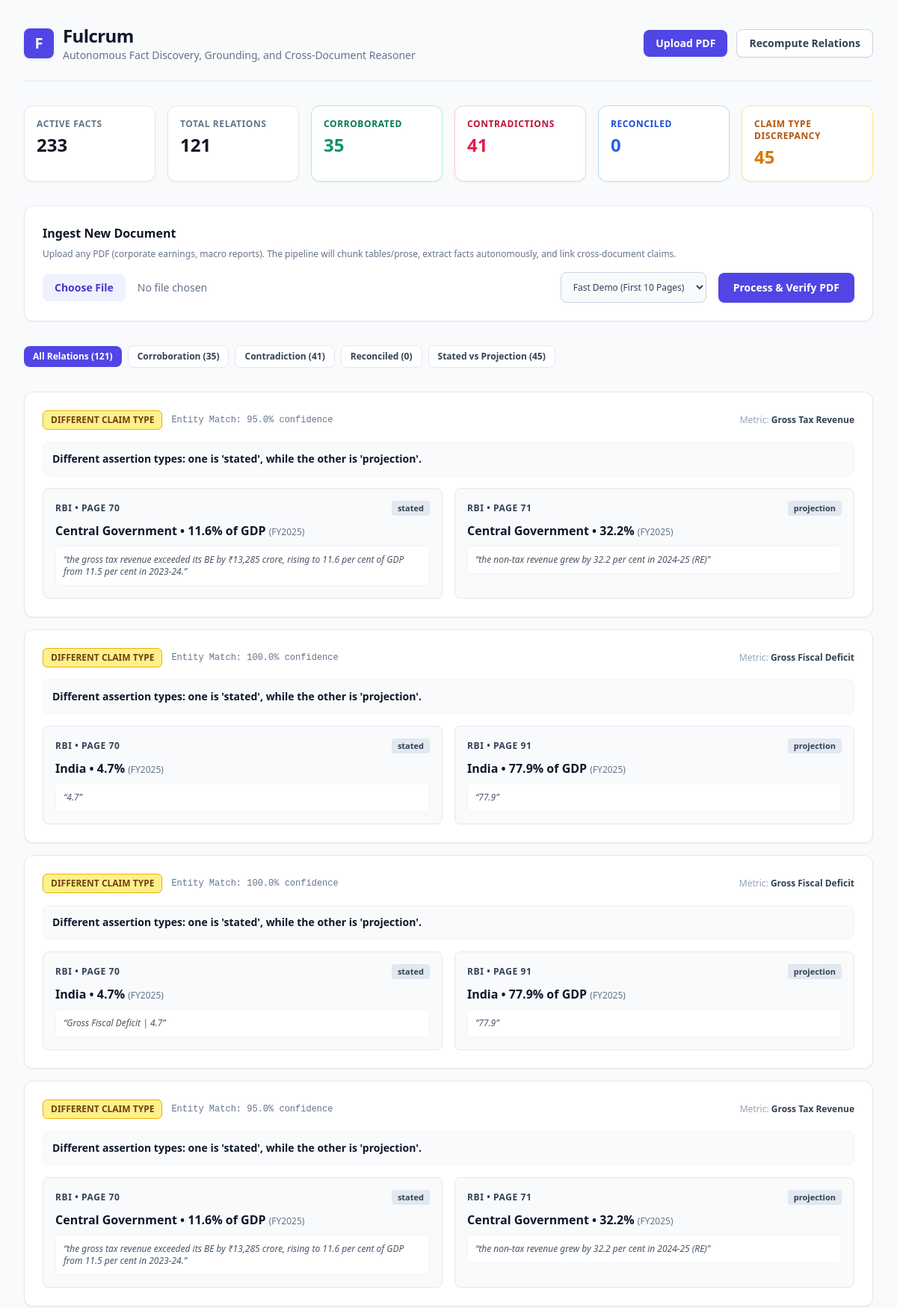
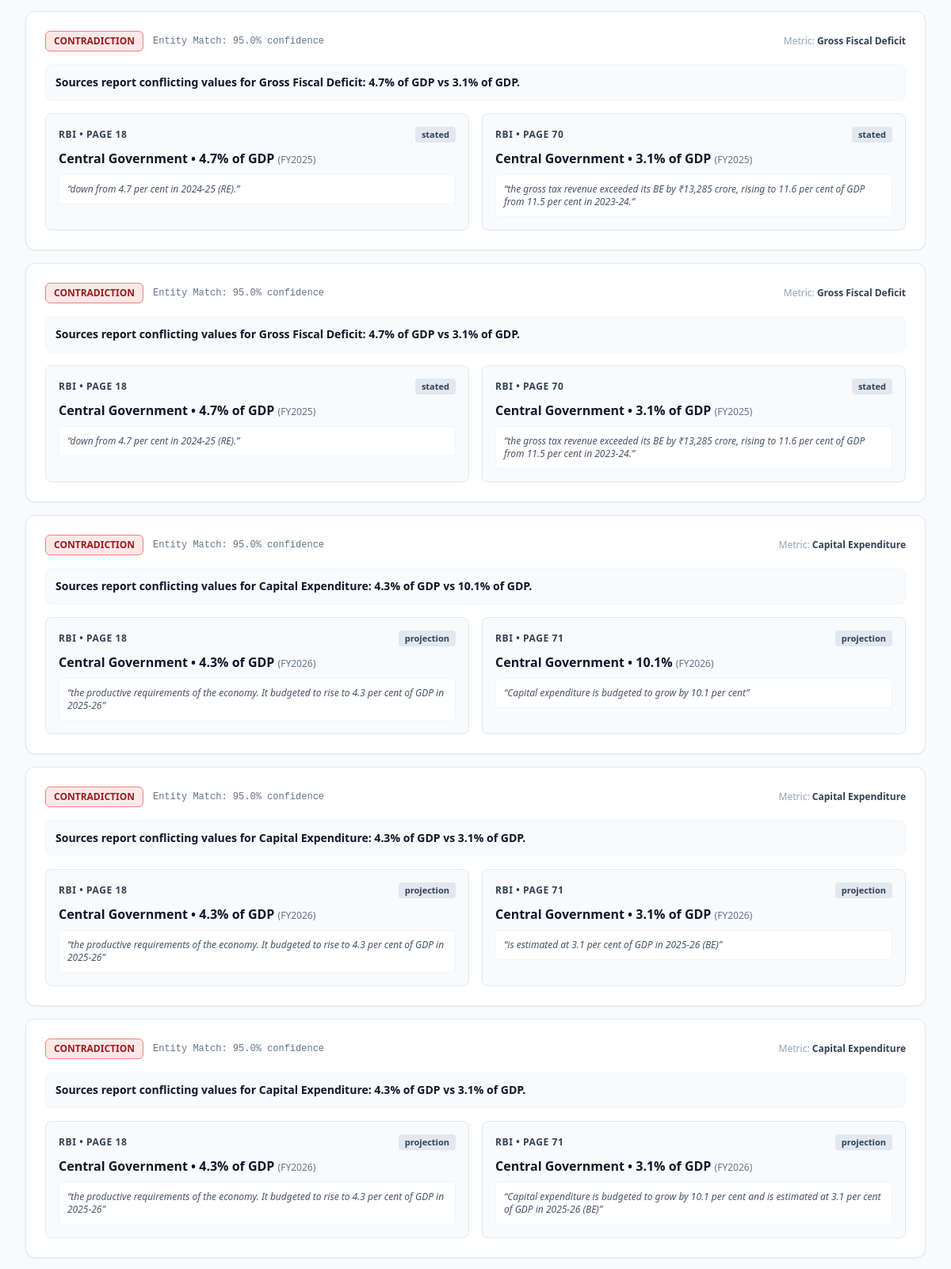
The page / (upper part) on the database its author committed (2 pictures, top to bottom).
### tables this page shows
CREATE TABLE relations (
        id TEXT PRIMARY KEY,
        fact_a_id TEXT NOT NULL,
        fact_b_id TEXT NOT NULL,
        relation_type TEXT NOT NULL,
        explanation TEXT NOT NULL,
        evidence_quote TEXT,
        entity_resolution_confidence REAL NOT NULL,
        created_at TIMESTAMP DEFAULT CURRENT_TIMESTAMP,
        FOREIGN KEY (fact_a_id) REFERENCES facts(id),
        FOREIGN KEY (fact_b_id) REFERENCES facts(id)
    );

CREATE TABLE facts (
        id TEXT PRIMARY KEY,
        extraction_run_id TEXT NOT NULL,
        is_active INTEGER NOT NULL DEFAULT 1,
        entity TEXT NOT NULL,
        attribute TEXT NOT NULL,
        value REAL,
        value_text TEXT,
        unit TEXT,
        period_raw TEXT NOT NULL,
        period_type TEXT NOT NULL,
        period_normalized TEXT,
        assertion_type TEXT NOT NULL,
        source_doc TEXT NOT NULL,
        source_page INTEGER NOT NULL,
        source_quote TEXT NOT NULL,
        chunk_id TEXT NOT NULL,
        extraction_confidence REAL NOT NULL,
        created_at TIMESTAMP DEFAULT CURRENT_TIMESTAMP
    );

### src/app.py (the view)
@app.get("/", response_class=HTMLResponse)
def dashboard(request: Request):
    facts = get_active_facts()
    facts_by_id = {f["id"]: f for f in facts}
    raw_relations = get_all_relations()
    hydrated_relations = []
    stats = {
        "total_facts": len(facts),
        "total_relations": len(raw_relations),
        "corroborations": 0,
        "contradictions": 0,
        "reconciled": 0,
        "different_claim_types": 0
    }
    for r in raw_relations:
        fa = facts_by_id.get(r["fact_a_id"])
        fb = facts_by_id.get(r["fact_b_id"])
        if not fa or not fb:
            continue
        rtype = r["relation_type"]
        if rtype == "corroboration":
            stats["corroborations"] += 1
        elif rtype == "contradiction":
            stats["contradictions"] += 1
        elif rtype in ["reconciled", "candidate_reconciliation"]:
            stats["reconciled"] += 1
        elif rtype == "different_claim_type":
            stats["different_claim_types"] += 1
        hydrated_relations.append({
            "id": r["id"],
            "relation_type": rtype,
            "explanation": r["explanation"],
            "evidence_quote": r.get("evidence_quote"),
            "entity_resolution_confidence": r["entity_resolution_confidence"],
            "fact_a": fa,
            "fact_b": fb
        })
    return templates.TemplateResponse(
        request=request,
        name="index.html",
        context={
            "relations": hydrated_relations,
            "stats": stats
        }
    )

### src/templates/index.html (shortened to what this page needs)
<!DOCTYPE html>
<html lang="en">
<head>
  <script src="https://cdn.tailwindcss.com"></script>
</head>
<body class="bg-slate-50 text-slate-900 min-h-screen">
  <div class="max-w-7xl mx-auto px-4 sm:px-6 lg:px-8 py-8">
    <div class="flex flex-col md:flex-row md:items-center md:justify-between border-b border-slate-200 pb-6 mb-8">
      <div>
        <div class="flex items-center space-x-3">
          <div class="h-10 w-10 rounded-lg bg-indigo-600 flex items-center justify-center text-white font-bold text-xl shadow">F</div>
          <div>
            <h1 class="text-2xl font-bold text-slate-900 tracking-tight">Fulcrum</h1>
            <p class="text-sm text-slate-500">Autonomous Fact Discovery, Grounding, and Cross-Document Reasoner</p>
          </div>
        </div>
      </div>
      <div class="mt-4 md:mt-0 flex items-center space-x-3">
        <a href="#upload-section" class="px-4 py-2 bg-indigo-600 hover:bg-indigo-700 text-white text-sm font-semibold rounded-lg shadow-sm transition">Upload PDF</a>
        <button onclick="recomputeRelations()" class="px-4 py-2 bg-white hover:bg-slate-50 text-slate-700 border border-slate-300 text-sm font-semibold rounded-lg shadow-sm transition">Recompute Relations</button>
      </div>
    </div>
    <div class="grid grid-cols-2 sm:grid-cols-3 lg:grid-cols-6 gap-4 mb-8">
      <div class="bg-white p-4 rounded-xl border border-slate-200 shadow-sm">
        <p class="text-xs font-semibold text-slate-500 uppercase tracking-wider">Active Facts</p>
        <p class="text-2xl font-bold text-slate-900 mt-1">{{ stats.total_facts }}</p>
      </div>
      <div class="bg-white p-4 rounded-xl border border-slate-200 shadow-sm">
        <p class="text-xs font-semibold text-slate-500 uppercase tracking-wider">Total Relations</p>
        <p class="text-2xl font-bold text-slate-900 mt-1">{{ stats.total_relations }}</p>
      </div>
      <div class="bg-white p-4 rounded-xl border border-emerald-200 shadow-sm">
        <p class="text-xs font-semibold text-emerald-700 uppercase tracking-wider">Corroborated</p>
        <p class="text-2xl font-bold text-emerald-600 mt-1">{{ stats.corroborations }}</p>
      </div>
      <div class="bg-white p-4 rounded-xl border border-rose-200 shadow-sm">
        <p class="text-xs font-semibold text-rose-700 uppercase tracking-wider">Contradictions</p>
        <p class="text-2xl font-bold text-rose-600 mt-1">{{ stats.contradictions }}</p>
      </div>
      <div class="bg-white p-4 rounded-xl border border-blue-200 shadow-sm">
        <p class="text-xs font-semibold text-blue-700 uppercase tracking-wider">Reconciled</p>
        <p class="text-2xl font-bold text-blue-600 mt-1">{{ stats.reconciled }}</p>
      </div>
      <div class="bg-white p-4 rounded-xl border border-amber-200 shadow-sm">
        <p class="text-xs font-semibold text-amber-700 uppercase tracking-wider">Claim Type Discrepancy</p>
        <p class="text-2xl font-bold text-amber-600 mt-1">{{ stats.different_claim_types }}</p>
      </div>
    </div>
    <div id="upload-section" class="bg-white rounded-xl border border-slate-200 p-6 mb-8 shadow-sm">
      <h2 class="text-base font-bold text-slate-900 mb-2">Ingest New Document</h2>
      <p class="text-xs text-slate-500 mb-4">Upload any PDF (corporate earnings, macro reports). The pipeline will chunk tables/prose, extract facts autonomously, and link cross-document claims.</p>
      <form id="uploadForm" class="flex flex-col sm:flex-row items-center gap-4">
        <input type="file" id="pdfFile" accept="application/pdf" class="block w-full text-sm text-slate-500 file:mr-4 file:py-2 file:px-4 file:rounded-lg file:border-0 file:text-sm file:font-semibold file:bg-indigo-50 file:text-indigo-700 hover:file:bg-indigo-100 cursor-pointer" required />
        <select id="maxPagesSelect" class="w-full sm:w-auto text-xs border border-slate-300 rounded-lg px-3 py-2.5 bg-slate-50 text-slate-700 font-medium cursor-pointer">
          <option value="10">Fast Demo (First 10 Pages)</option>
        </select>
        <button type="submit" id="uploadBtn" class="w-full sm:w-auto px-5 py-2.5 bg-indigo-600 hover:bg-indigo-700 text-white text-sm font-semibold rounded-lg shadow-sm whitespace-nowrap transition">Process & Verify PDF</button>
      </form>
    </div>
    <div class="flex items-center space-x-2 mb-6 overflow-x-auto pb-2">
      <button onclick="filterCards('all')" class="filter-btn px-3 py-1.5 rounded-lg text-xs font-semibold bg-indigo-600 text-white">All Relations ({{ relations|length }})</button>
      <button onclick="filterCards('corroboration')" class="filter-btn px-3 py-1.5 rounded-lg text-xs font-semibold bg-white text-slate-700 hover:bg-slate-100 border border-slate-200">Corroboration ({{ stats.corroborations }})</button>
      <button onclick="filterCards('contradiction')" class="filter-btn px-3 py-1.5 rounded-lg text-xs font-semibold bg-white text-slate-700 hover:bg-slate-100 border border-slate-200">Contradiction ({{ stats.contradictions }})</button>
      <button onclick="filterCards('reconciled')" class="filter-btn px-3 py-1.5 rounded-lg text-xs font-semibold bg-white text-slate-700 hover:bg-slate-100 border border-slate-200">Reconciled ({{ stats.reconciled }})</button>
      <button onclick="filterCards('different_claim_type')" class="filter-btn px-3 py-1.5 rounded-lg text-xs font-semibold bg-white text-slate-700 hover:bg-slate-100 border border-slate-200">Stated vs Projection ({{ stats.different_claim_types }})</button>
    </div>
    <div class="space-y-4">
      {% for item in relations %}
      <div class="relation-card bg-white rounded-xl border border-slate-200 p-6 shadow-sm hover:border-slate-300 transition" data-type="{{ item.relation_type }}">
        <div class="flex items-center justify-between mb-4">
          <div class="flex items-center space-x-3">
            <span class="px-2.5 py-1 text-xs font-bold uppercase rounded-md badge-{{ item.relation_type }}">
              {{ item.relation_type.replace('_', ' ') }}
            </span>
            <span class="text-xs text-slate-500 font-mono">Entity Match: {{ (item.entity_resolution_confidence * 100)|round(0) }}% confidence</span>
          </div>
          <span class="text-xs text-slate-400 font-medium">Metric: <strong class="text-slate-700">{{ item.fact_a.attribute }}</strong></span>
        </div>
        <p class="text-sm font-semibold text-slate-900 mb-4 bg-slate-50 p-3 rounded-lg border border-slate-100">
          {{ item.explanation }}
        </p>
        <div class="grid grid-cols-1 md:grid-cols-2 gap-4">
          <div class="p-4 rounded-lg bg-slate-50 border border-slate-200">
            <div class="flex items-center justify-between text-xs text-slate-500 mb-2">
              <span class="font-bold uppercase tracking-wider text-slate-700">{{ item.fact_a.source_doc }} &bull; Page {{ item.fact_a.source_page }}</span>
              <span class="px-2 py-0.5 rounded text-[11px] font-semibold bg-slate-200 text-slate-700">{{ item.fact_a.assertion_type }}</span>
            </div>
            <div class="text-base font-bold text-slate-900 mb-1">
              {{ item.fact_a.entity }} &bull; {{ item.fact_a.value }}{{ item.fact_a.unit or '' }}
              <span class="text-xs font-normal text-slate-500">({{ item.fact_a.period_normalized or item.fact_a.period_raw }})</span>
            </div>
            <p class="text-xs italic text-slate-600 mt-2 bg-white p-2.5 rounded border border-slate-100">
              &ldquo;{{ item.fact_a.source_quote }}&rdquo;
            </p>
          </div>
          <div class="p-4 rounded-lg bg-slate-50 border border-slate-200">
            <div class="flex items-center justify-between text-xs text-slate-500 mb-2">
              <span class="font-bold uppercase tracking-wider text-slate-700">{{ item.fact_b.source_doc }} &bull; Page {{ item.fact_b.source_page }}</span>
              <span class="px-2 py-0.5 rounded text-[11px] font-semibold bg-slate-200 text-slate-700">{{ item.fact_b.assertion_type }}</span>
            </div>
            <div class="text-base font-bold text-slate-900 mb-1">
              {{ item.fact_b.entity }} &bull; {{ item.fact_b.value }}{{ item.fact_b.unit or '' }}
              <span class="text-xs font-normal text-slate-500">({{ item.fact_b.period_normalized or item.fact_b.period_raw }})</span>
            </div>
            <p class="text-xs italic text-slate-600 mt-2 bg-white p-2.5 rounded border border-slate-100">
              &ldquo;{{ item.fact_b.source_quote }}&rdquo;
            </p>
          </div>
        </div>
      </div>
      {% endfor %}
    </div>
  </div>
</body>
</html>

### src/templates/index.html (style rules this page uses)
.badge-contradiction { background-color: #FDE8E8; color: #9B1C1C; border: 1px solid #F98080; }
.badge-different_claim_type { background-color: #FEF08A; color: #713F12; border: 1px solid #EAB308; }

### rows shown on the page
relations: relation_type.replace "DIFFERENT CLAIM TYPE", (item.entity_resolution_confidence*100)|round(0) "95.0", fact_a.attribute "Gross Tax Revenue", explanation "Different assertion types: one is 'stated', while the other is 'projection'.", fact_a.source_doc "RBI", fact_a.source_page "70", fact_a.assertion_type "stated", fact_a.entity "Central Government", fact_a.value "11.6", fact_a "% of GDP", fact_a "FY2025", fact_a.source_quote "the gross tax revenue exceeded its BE by ₹13,285 crore, rising to 11.6 per cent of GDP from 11.5 per cent in 2023-24.", fact_b.source_doc "RBI", fact_b.source_page "71", fact_b.assertion_type "projection", fact_b.entity "Central Government", fact_b.value "32.2", fact_b "%", fact_b "FY2025", fact_b.source_quote "the non-tax revenue grew by 32.2 per cent in 2024-25 (RE)"
relations: relation_type.replace "DIFFERENT CLAIM TYPE", (item.entity_resolution_confidence*100)|round(0) "100.0", fact_a.attribute "Gross Fiscal Deficit", explanation "Different assertion types: one is 'stated', while the other is 'projection'.", fact_a.source_doc "RBI", fact_a.source_page "70", fact_a.assertion_type "stated", fact_a.entity "India", fact_a.value "4.7", fact_a "%", fact_a "FY2025", fact_a.source_quote "4.7", fact_b.source_doc "RBI", fact_b.source_page "91", fact_b.assertion_type "projection", fact_b.entity "India", fact_b.value "77.9", fact_b "% of GDP", fact_b "FY2025", fact_b.source_quote "77.9"
relations: relation_type.replace "DIFFERENT CLAIM TYPE", (item.entity_resolution_confidence*100)|round(0) "100.0", fact_a.attribute "Gross Fiscal Deficit", explanation "Different assertion types: one is 'stated', while the other is 'projection'.", fact_a.source_doc "RBI", fact_a.source_page "70", fact_a.assertion_type "stated", fact_a.entity "India", fact_a.value "4.7", fact_a "%", fact_a "FY2025", fact_a.source_quote "Gross Fiscal Deficit | 4.7", fact_b.source_doc "RBI", fact_b.source_page "91", fact_b.assertion_type "projection", fact_b.entity "India", fact_b.value "77.9", fact_b "% of GDP", fact_b "FY2025", fact_b.source_quote "77.9"
relations: relation_type.replace "DIFFERENT CLAIM TYPE", (item.entity_resolution_confidence*100)|round(0) "95.0", fact_a.attribute "Gross Tax Revenue", explanation "Different assertion types: one is 'stated', while the other is 'projection'.", fact_a.source_doc "RBI", fact_a.source_page "70", fact_a.assertion_type "stated", fact_a.entity "Central Government", fact_a.value "11.6", fact_a "% of GDP", fact_a "FY2025", fact_a.source_quote "the gross tax revenue exceeded its BE by ₹13,285 crore, rising to 11.6 per cent of GDP from 11.5 per cent in 2023-24.", fact_b.source_doc "RBI", fact_b.source_page "71", fact_b.assertion_type "projection", fact_b.entity "Central Government", fact_b.value "32.2", fact_b "%", fact_b "FY2025", fact_b.source_quote "the non-tax revenue grew by 32.2 per cent in 2024-25 (RE)"
relations: relation_type.replace "CONTRADICTION", (item.entity_resolution_confidence*100)|round(0) "95.0", fact_a.attribute "Gross Fiscal Deficit", explanation "Sources report conflicting values for Gross Fiscal Deficit: 4.7% of GDP vs 3.1% of GDP.", fact_a.source_doc "RBI", fact_a.source_page "18", fact_a.assertion_type "stated", fact_a.entity "Central Government", fact_a.value "4.7", fact_a "% of GDP", fact_a "FY2025", fact_a.source_quote "down from 4.7 per cent in 2024-25 (RE).", fact_b.source_doc "RBI", fact_b.source_page "70", fact_b.assertion_type "stated", fact_b.entity "Central Government", fact_b.value "3.1", fact_b "% of GDP", fact_b "FY2025", fact_b.source_quote "the gross tax revenue exceeded its BE by ₹13,285 crore, rising to 11.6 per cent of GDP from 11.5 per cent in 2023-24."
relations: relation_type.replace "CONTRADICTION", (item.entity_resolution_confidence*100)|round(0) "95.0", fact_a.attribute "Gross Fiscal Deficit", explanation "Sources report conflicting values for Gross Fiscal Deficit: 4.7% of GDP vs 3.1% of GDP.", fact_a.source_doc "RBI", fact_a.source_page "18", fact_a.assertion_type "stated", fact_a.entity "Central Government", fact_a.value "4.7", fact_a "% of GDP", fact_a "FY2025", fact_a.source_quote "down from 4.7 per cent in 2024-25 (RE).", fact_b.source_doc "RBI", fact_b.source_page "70", fact_b.assertion_type "stated", fact_b.entity "Central Government", fact_b.value "3.1", fact_b "% of GDP", fact_b "FY2025", fact_b.source_quote "the gross tax revenue exceeded its BE by ₹13,285 crore, rising to 11.6 per cent of GDP from 11.5 per cent in 2023-24."
relations: relation_type.replace "CONTRADICTION", (item.entity_resolution_confidence*100)|round(0) "95.0", fact_a.attribute "Capital Expenditure", explanation "Sources report conflicting values for Capital Expenditure: 4.3% of GDP vs 10.1% of GDP.", fact_a.source_doc "RBI", fact_a.source_page "18", fact_a.assertion_type "projection", fact_a.entity "Central Government", fact_a.value "4.3", fact_a "% of GDP", fact_a "FY2026", fact_a.source_quote "the productive requirements of the economy. It budgeted to rise to 4.3 per cent of GDP in 2025-26", fact_b.source_doc "RBI", fact_b.source_page "71", fact_b.assertion_type "projection", fact_b.entity "Central Government", fact_b.value "10.1", fact_b "%", fact_b "FY2026", fact_b.source_quote "Capital expenditure is budgeted to grow by 10.1 per cent"
relations: relation_type.replace "CONTRADICTION", (item.entity_resolution_confidence*100)|round(0) "95.0", fact_a.attribute "Capital Expenditure", explanation "Sources report conflicting values for Capital Expenditure: 4.3% of GDP vs 3.1% of GDP.", fact_a.source_doc "RBI", fact_a.source_page "18", fact_a.assertion_type "projection", fact_a.entity "Central Government", fact_a.value "4.3", fact_a "% of GDP", fact_a "FY2026", fact_a.source_quote "the productive requirements of the economy. It budgeted to rise to 4.3 per cent of GDP in 2025-26", fact_b.source_doc "RBI", fact_b.source_page "71", fact_b.assertion_type "projection", fact_b.entity "Central Government", fact_b.value "3.1", fact_b "% of GDP", fact_b "FY2026", fact_b.source_quote "is estimated at 3.1 per cent of GDP in 2025-26 (BE)"
relations: relation_type.replace "CONTRADICTION", (item.entity_resolution_confidence*100)|round(0) "95.0", fact_a.attribute "Capital Expenditure", explanation "Sources report conflicting values for Capital Expenditure: 4.3% of GDP vs 3.1% of GDP.", fact_a.source_doc "RBI", fact_a.source_page "18", fact_a.assertion_type "projection", fact_a.entity "Central Government", fact_a.value "4.3", fact_a "% of GDP", fact_a "FY2026", fact_a.source_quote "the productive requirements of the economy. It budgeted to rise to 4.3 per cent of GDP in 2025-26", fact_b.source_doc "RBI", fact_b.source_page "71", fact_b.assertion_type "projection", fact_b.entity "Central Government", fact_b.value "3.1", fact_b "% of GDP", fact_b "FY2026", fact_b.source_quote "Capital expenditure is budgeted to grow by 10.1 per cent and is estimated at 3.1 per cent of GDP in 2025-26 (BE)"

### other values the page prints
{{ stats.total_facts }} "233"
{{ stats.total_relations }} "121"
{{ stats.corroborations }} "35"
{{ stats.contradictions }} "41"
{{ stats.reconciled }} "0"
{{ stats.different_claim_types }} "45"
{{ relations|length }} "121"
